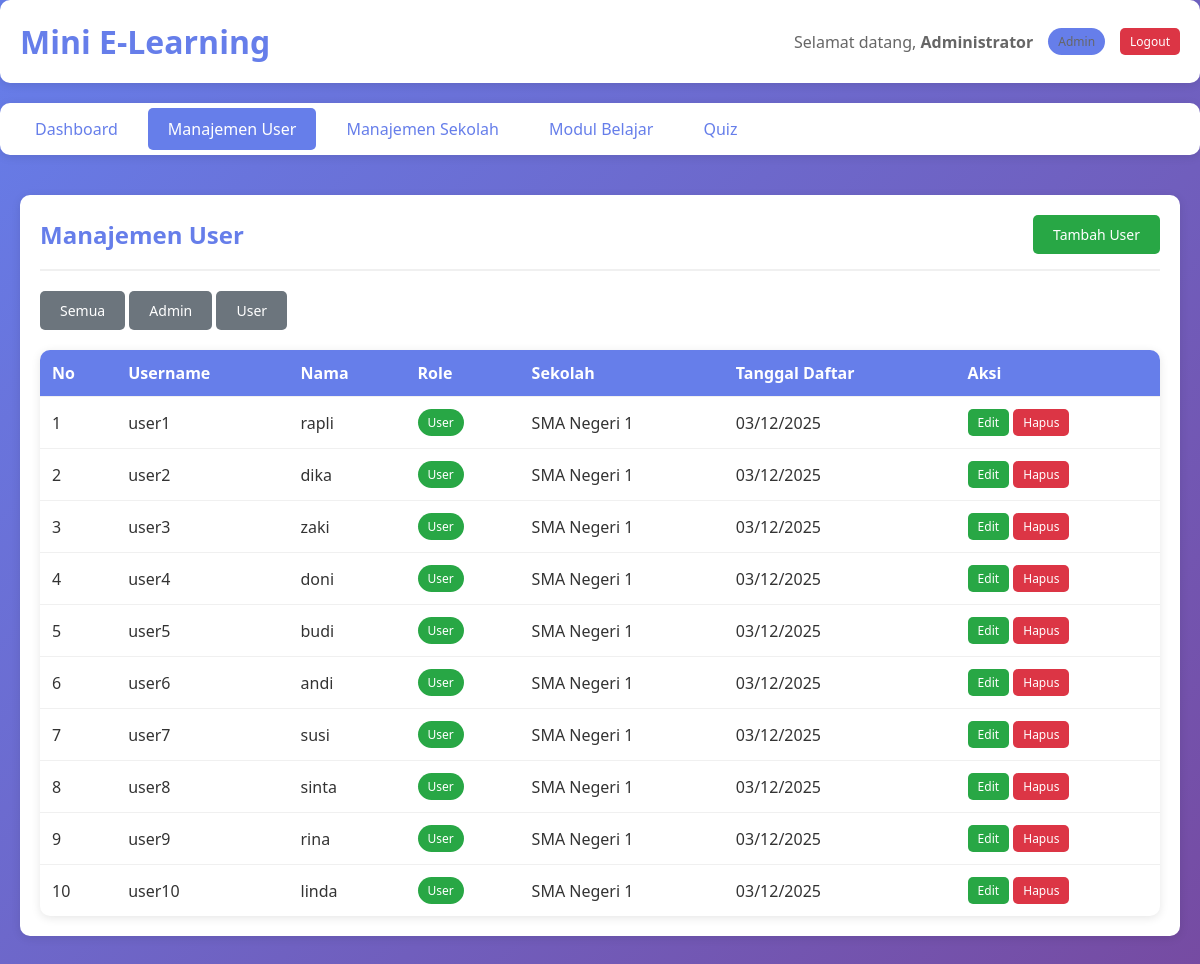
/public/?page=user&action=list&role=user (signed in), run on the app's committed database.
### tables this page shows
CREATE TABLE IF NOT EXISTS users (
    id INT AUTO_INCREMENT PRIMARY KEY,
    username VARCHAR(100) NOT NULL UNIQUE,
    password VARCHAR(255) NOT NULL,
    nama VARCHAR(255) NOT NULL,
    role ENUM('admin', 'user') NOT NULL DEFAULT 'user',
    sekolah_id INT,
    created_at TIMESTAMP DEFAULT CURRENT_TIMESTAMP,
    FOREIGN KEY (sekolah_id) REFERENCES sekolah(id) ON DELETE SET NULL
);

CREATE TABLE IF NOT EXISTS sekolah (
    id INT AUTO_INCREMENT PRIMARY KEY,
    nama_sekolah VARCHAR(255) NOT NULL,
    alamat TEXT,
    created_at TIMESTAMP DEFAULT CURRENT_TIMESTAMP
);

### app/controllers/user_controller.php (called while the page is built, shortened)
<?php
require_once __DIR__ . '/../models/user_model.php';
function user_list() {
    $role_filter = $_GET['role'] ?? null;
    $users = get_all_users($role_filter);
    include __DIR__ . '/../views/user/list.php';
}
?>

### app/models/user_model.php (called while the page is built, shortened)
<?php
require_once __DIR__ . '/db_functions.php';
function get_all_users($role = null) {
    if ($role) {
        $sql = "SELECT u.id, u.username, u.nama, u.role, u.sekolah_id, u.created_at, s.nama_sekolah
                FROM users u
                LEFT JOIN sekolah s ON u.sekolah_id = s.id
                WHERE u.role = ?
                ORDER BY u.created_at DESC";
        return db_fetch_all($sql, [$role]);
    } else {
        $sql = "SELECT u.id, u.username, u.nama, u.role, u.sekolah_id, u.created_at, s.nama_sekolah
                FROM users u
                LEFT JOIN sekolah s ON u.sekolah_id = s.id
                ORDER BY u.created_at DESC";
        return db_fetch_all($sql);
    }
}
?>

### app/models/db_functions.php (called while the page is built, shortened)
<?php
function db_query($sql, $params = []) {
    $conn = get_db_connection();
    try {
        $stmt = $conn->prepare($sql);
        $stmt->execute($params);
        return $stmt;
    } catch (PDOException $e) {
        error_log("Database error: " . $e->getMessage());
        return false;
    }
}
function db_fetch_all($sql, $params = []) {
    $stmt = db_query($sql, $params);
    if ($stmt) {
        return $stmt->fetchAll();
    }
    return [];
}
?>

### app/views/user/list.php (the view, shortened to what this page needs)
<?php
require_once __DIR__ . '/../layouts/header.php';
?>
<div class="container">
    <div class="card">
        <div class="card-header">
            <h2>Manajemen User</h2>
            <a href="<?php echo APP_URL; ?>?page=user&action=create" class="btn btn-success">Tambah User</a>
        </div>
        <div style="margin-bottom: 20px;">
            <a href="<?php echo APP_URL; ?>?page=user&action=list" class="btn btn-secondary">Semua</a>
            <a href="<?php echo APP_URL; ?>?page=user&action=list&role=admin" class="btn btn-secondary">Admin</a>
            <a href="<?php echo APP_URL; ?>?page=user&action=list&role=user" class="btn btn-secondary">User</a>
        </div>
        <table class="table">
            <thead>
                <tr>
                    <th>No</th>
                    <th>Username</th>
                    <th>Nama</th>
                    <th>Role</th>
                    <th>Sekolah</th>
                    <th>Tanggal Daftar</th>
                    <th>Aksi</th>
                </tr>
            </thead>
            <tbody>
                <?php if (empty($users)): ?>
                    <tr>
                        <td colspan="7" style="text-align: center;">Tidak ada data</td>
                    </tr>
                <?php else: ?>
                    <?php $no = 1; foreach ($users as $user): ?>
                        <tr>
                            <td><?php echo $no++; ?></td>
                            <td><?php echo htmlspecialchars($user['username']); ?></td>
                            <td><?php echo htmlspecialchars($user['nama']); ?></td>
                            <td>
                                <span class="badge <?php echo $user['role'] === 'admin' ? 'badge-primary' : 'badge-success'; ?>">
                                    <?php echo ucfirst($user['role']); ?>
                                </span>
                            </td>
                            <td><?php echo htmlspecialchars($user['nama_sekolah'] ?? '-'); ?></td>
                            <td><?php echo date('d/m/Y', strtotime($user['created_at'])); ?></td>
                            <td>
                                <a href="<?php echo APP_URL; ?>?page=user&action=edit&id=<?php echo $user['id']; ?>" class="btn btn-sm btn-success">Edit</a>
                                <a href="<?php echo APP_URL; ?>?page=user&action=delete&id=<?php echo $user['id']; ?>"
                                   class="btn btn-sm btn-danger"
                                   onclick="return confirm('Yakin ingin menghapus user ini?');">Hapus</a>
                            </td>
                        </tr>
                    <?php endforeach; ?>
                <?php endif; ?>
            </tbody>
        </table>
    </div>
</div>
<?php require_once __DIR__ . '/../layouts/footer.php'; ?>

### app/assets/css/style.css (style rules this page uses)
* { margin: 0; padding: 0; box-sizing: border-box; }
body { font-family: 'Segoe UI', Tahoma, Geneva, Verdana, sans-serif; background: linear-gradient(135deg, #667eea 0%, #764ba2 100%); min-height: 100vh; color: #333; }
.container { max-width: 1200px; margin: 0 auto; padding: 20px; }
.card { background: white; padding: 20px; border-radius: 10px; margin-bottom: 20px; box-shadow: 0 2px 10px rgba(0, 0, 0, 0.1); }
.card-header { display: flex; justify-content: space-between; align-items: center; margin-bottom: 20px; padding-bottom: 15px; border-bottom: 2px solid #f0f0f0; }
.card-header h2 { color: #667eea; }
.btn { padding: 10px 20px; border: none; border-radius: 5px; cursor: pointer; font-size: 14px; text-decoration: none; display: inline-block; transition: all 0.3s; }
.btn-success { background: #28a745; color: white; }
.btn-danger { background: #dc3545; color: white; }
.btn-secondary { background: #6c757d; color: white; }
.btn-sm { padding: 5px 10px; font-size: 12px; }
.table { width: 100%; border-collapse: collapse; background: white; border-radius: 10px; overflow: hidden; box-shadow: 0 2px 10px rgba(0, 0, 0, 0.1); }
.table thead { background: #667eea; color: white; }
.table th, .table td { padding: 12px; text-align: left; border-bottom: 1px solid #f0f0f0; }
.table tbody tr:last-child td { border-bottom: none; }
.badge { display: inline-block; padding: 5px 10px; border-radius: 20px; font-size: 12px; font-weight: 500; }
.badge-success { background: #28a745; color: white; }

### data on the page
users: username "user1", nama "rapli", role "User", sekolah.nama_sekolah "SMA Negeri 1", created_at "03/12/2025"
users: username "user2", nama "dika", role "User", sekolah.nama_sekolah "SMA Negeri 1", created_at "03/12/2025"
users: username "user3", nama "zaki", role "User", sekolah.nama_sekolah "SMA Negeri 1", created_at "03/12/2025"
users: username "user4", nama "doni", role "User", sekolah.nama_sekolah "SMA Negeri 1", created_at "03/12/2025"
users: username "user5", nama "budi", role "User", sekolah.nama_sekolah "SMA Negeri 1", created_at "03/12/2025"
users: username "user6", nama "andi", role "User", sekolah.nama_sekolah "SMA Negeri 1", created_at "03/12/2025"
users: username "user7", nama "susi", role "User", sekolah.nama_sekolah "SMA Negeri 1", created_at "03/12/2025"
users: username "user8", nama "sinta", role "User", sekolah.nama_sekolah "SMA Negeri 1", created_at "03/12/2025"
users: username "user9", nama "rina", role "User", sekolah.nama_sekolah "SMA Negeri 1", created_at "03/12/2025"
users: username "user10", nama "linda", role "User", sekolah.nama_sekolah "SMA Negeri 1", created_at "03/12/2025"

### other printed values
APP_NAME "Mini E-Learning"
$_SESSION['nama'] "Administrator"
$_SESSION['role'] "Admin"
